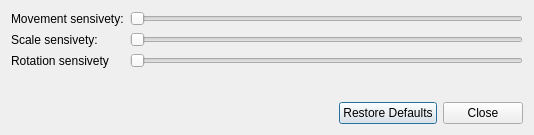
<?xml version="1.0" encoding="UTF-8"?>
<ui version="4.0">
 <class>MouseSensivetyDialog</class>
 <widget class="QDialog" name="MouseSensivetyDialog">
  <property name="geometry">
   <rect>
    <x>0</x>
    <y>0</y>
    <width>534</width>
    <height>135</height>
   </rect>
  </property>
  <property name="minimumSize">
   <size>
    <width>534</width>
    <height>135</height>
   </size>
  </property>
  <property name="maximumSize">
   <size>
    <width>16777215</width>
    <height>135</height>
   </size>
  </property>
  <property name="windowTitle">
   <string>Mouse sensivety</string>
  </property>
  <layout class="QGridLayout" name="gridLayout">
   <item row="1" column="1">
    <widget class="QSlider" name="movementSensivetySlider">
     <property name="orientation">
      <enum>Qt::Horizontal</enum>
     </property>
    </widget>
   </item>
   <item row="2" column="1">
    <widget class="QSlider" name="scaleSensivetySlider">
     <property name="orientation">
      <enum>Qt::Horizontal</enum>
     </property>
    </widget>
   </item>
   <item row="1" column="0">
    <widget class="QLabel" name="label">
     <property name="text">
      <string>Movement sensivety:</string>
     </property>
    </widget>
   </item>
   <item row="3" column="0">
    <widget class="QLabel" name="label_3">
     <property name="text">
      <string>Rotation sensivety</string>
     </property>
    </widget>
   </item>
   <item row="5" column="1" alignment="Qt::AlignRight">
    <widget class="QDialogButtonBox" name="buttonBox">
     <property name="orientation">
      <enum>Qt::Horizontal</enum>
     </property>
     <property name="standardButtons">
      <set>QDialogButtonBox::Close|QDialogButtonBox::RestoreDefaults</set>
     </property>
    </widget>
   </item>
   <item row="2" column="0">
    <widget class="QLabel" name="label_2">
     <property name="text">
      <string>Scale sensivety:</string>
     </property>
    </widget>
   </item>
   <item row="4" column="1">
    <spacer name="verticalSpacer">
     <property name="orientation">
      <enum>Qt::Vertical</enum>
     </property>
     <property name="sizeHint" stdset="0">
      <size>
       <width>20</width>
       <height>40</height>
      </size>
     </property>
    </spacer>
   </item>
   <item row="3" column="1">
    <widget class="QSlider" name="rotationSensivetySlider">
     <property name="orientation">
      <enum>Qt::Horizontal</enum>
     </property>
    </widget>
   </item>
  </layout>
 </widget>
 <resources>
  <include location="resources/resources.qrc"/>
 </resources>
 <connections>
  <connection>
   <sender>buttonBox</sender>
   <signal>rejected()</signal>
   <receiver>MouseSensivetyDialog</receiver>
   <slot>accept()</slot>
   <hints>
    <hint type="sourcelabel">
     <x>424</x>
     <y>112</y>
    </hint>
    <hint type="destinationlabel">
     <x>266</x>
     <y>67</y>
    </hint>
   </hints>
  </connection>
 </connections>
</ui>
